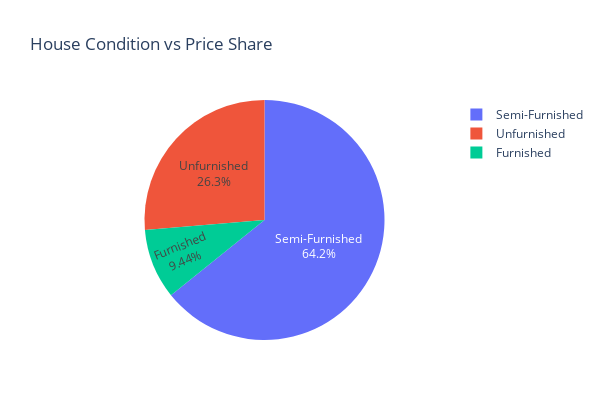

The notebook cell this image was saved under:
### Code cell
# Price Share of House types
fig = px.pie(df3, values='Price', names='Furnishing',
                title='House Condition vs Price Share')
fig.update_traces(textposition='inside', textinfo='percent+label')
fig.update_layout(height=420,width=600)
fig.show()

### Figure 1 — Plotly figure (JSON) as saved in the notebook; plotly's stock layout.template omitted (floating-point values rounded to 4 significant figures; data arrays with more than 128 entries replaced by an {"elided": "..."} marker saying what was removed)
{"data": [{"domain": {"x": [0, 1], "y": [0, 1]}, "hovertemplate": "Furnishing=%{label}<br>Price=%{value}<extra></extra>", "labels": {"elided": "515 str values"}, "legendgroup": "", "name": "", "showlegend": true, "textinfo": "percent+label", "textposition": "inside", "type": "pie", "values": {"elided": "515 int values"}}], "layout": {"height": 420, "legend": {"tracegroupgap": 0}, "title": {"text": "House Condition vs Price Share"}, "width": 600}}
